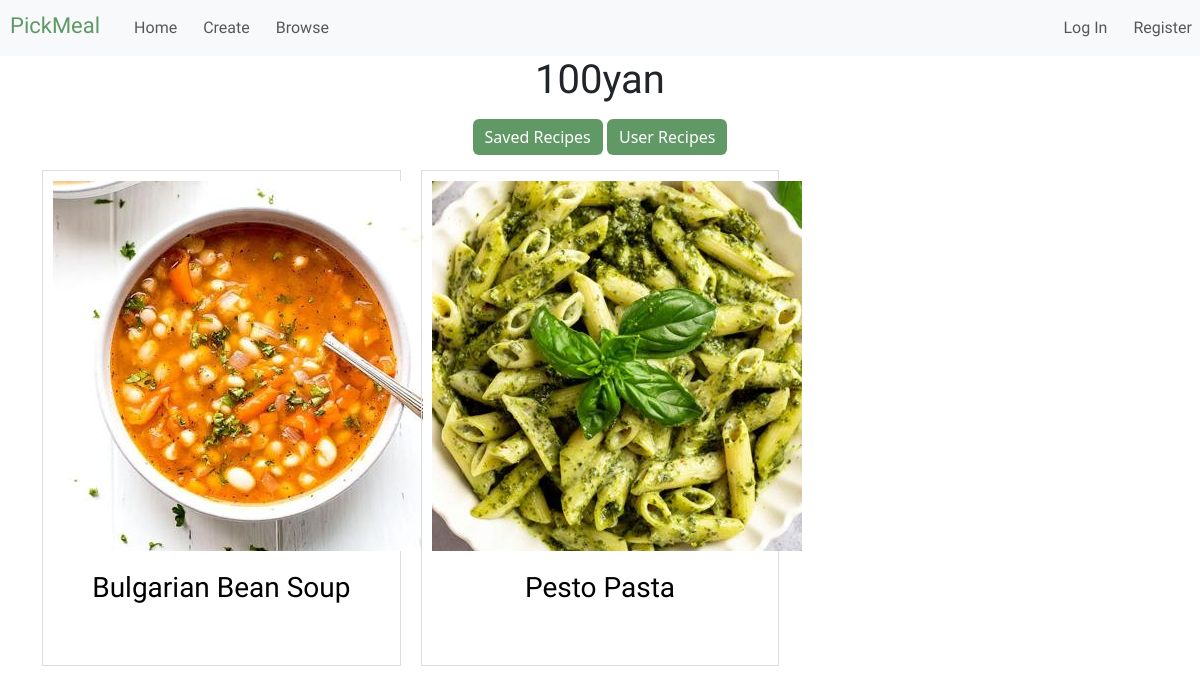
/user/2, run on the app's committed database.
### meal_app/models.py (models this page shows, shortened)
class User(AbstractUser):
    email = models.EmailField(unique=True)
    saved_recipes = models.ManyToManyField('Recipe', related_name='users_who_saved')
    def __str__(self) -> str:
        return self.username

class Recipe(models.Model):
    created_by = models.ForeignKey(User, on_delete=models.CASCADE, blank=True, null=True)
    spoonacular_id = models.IntegerField(blank=True, null=True)
    title = models.CharField(max_length=75)
    added_on = models.DateTimeField(auto_now=True)

class RecipeDetails(models.Model):
    recipe = models.OneToOneField(Recipe, on_delete=models.CASCADE)
    ingredients = models.TextField(blank=True)
    instructions = models.TextField(blank=True, null=True)
    description = models.CharField(blank=True, max_length=10000)
    cooking_time = models.SmallIntegerField()
    servings = models.SmallIntegerField(blank=True)
    image = models.URLField(blank=True, null=True)
    upload_image = models.ImageField(upload_to=upload_location, blank=True, null=True)

### meal_app/views.py (the view)
# urls.py: path('user/<int:id>', views.user, name='user'),
def user(request, id):
    recipes_saved = Recipe.objects.filter(users_who_saved=id)
    user_recipes = Recipe.objects.filter(created_by=id)
    user = User.objects.get(pk=id)
    return render(request,
                  'user.html',
                  context={
                    'profile': user,
                    'recipes': recipes_saved,
                    'user_recipes': user_recipes
                    })

### meal_app/templates/user.html (shortened to what this page needs)
{% extends 'layout.html' %}
{% load static %}
{% block body %}
<div class="container user-container">
    <h1>{{ profile }}</h1>
    <div>
        <button class="btn btn-primary" id="show-saved">Saved Recipes</button>
        <button class="btn btn-primary" id="show-user">User Recipes</button>
    </div>
    <div id="user-recipes">
        {% for recipe in user_recipes %}
            <article>
                <a href="{% url 'recipe' recipe_id=recipe.id %}" class="recipe-listing-link">
                    <div class="recipe-image">
                        <img class="recipe-listing-img" src="{{ recipe.recipedetails.upload_image.url }}" alt="recipe-image">
                    </div>
                    <div class="recipe-content">
                        <h3 class="recipe-title">{{ recipe.title }}</h3>
                    </div>
                </a>
            </article>
        {% endfor %}
    </div>
</div>
{% endblock %}

### meal_app/static/styles.css (style rules this page uses)
body { height: fit-content; }
a, u { text-decoration: none; }
.nav-item, #recipe-title, h4, h1, h2, h3 { font-family: 'Paytone One'; }
.btn { background-color: #609966!important; border: none; }
article { border: 1px solid #ddd; padding: 10px; text-align: center; }
.recipe-title { font-family: 'Paytone One'; margin: 10px 10px 35px; }
.recipe-content { padding: 10px; }
.recipe-listing-link { color: black; }
.user-container { text-align: center; margin: auto; }
.user-container h1, .user-container button { margin-bottom: 15px; }
#user-recipes { display: grid; grid-template-columns: repeat(auto-fill, minmax(30%, 3fr)); gap: 20px; margin-bottom: 30px; }
article { position: relative; padding-bottom: 15px; }

### data on the page
User: username "100yan"
Recipe: recipedetails.upload_image (picture), title "Bulgarian Bean Soup"
Recipe: recipedetails.upload_image (picture), title "Pesto Pasta"
